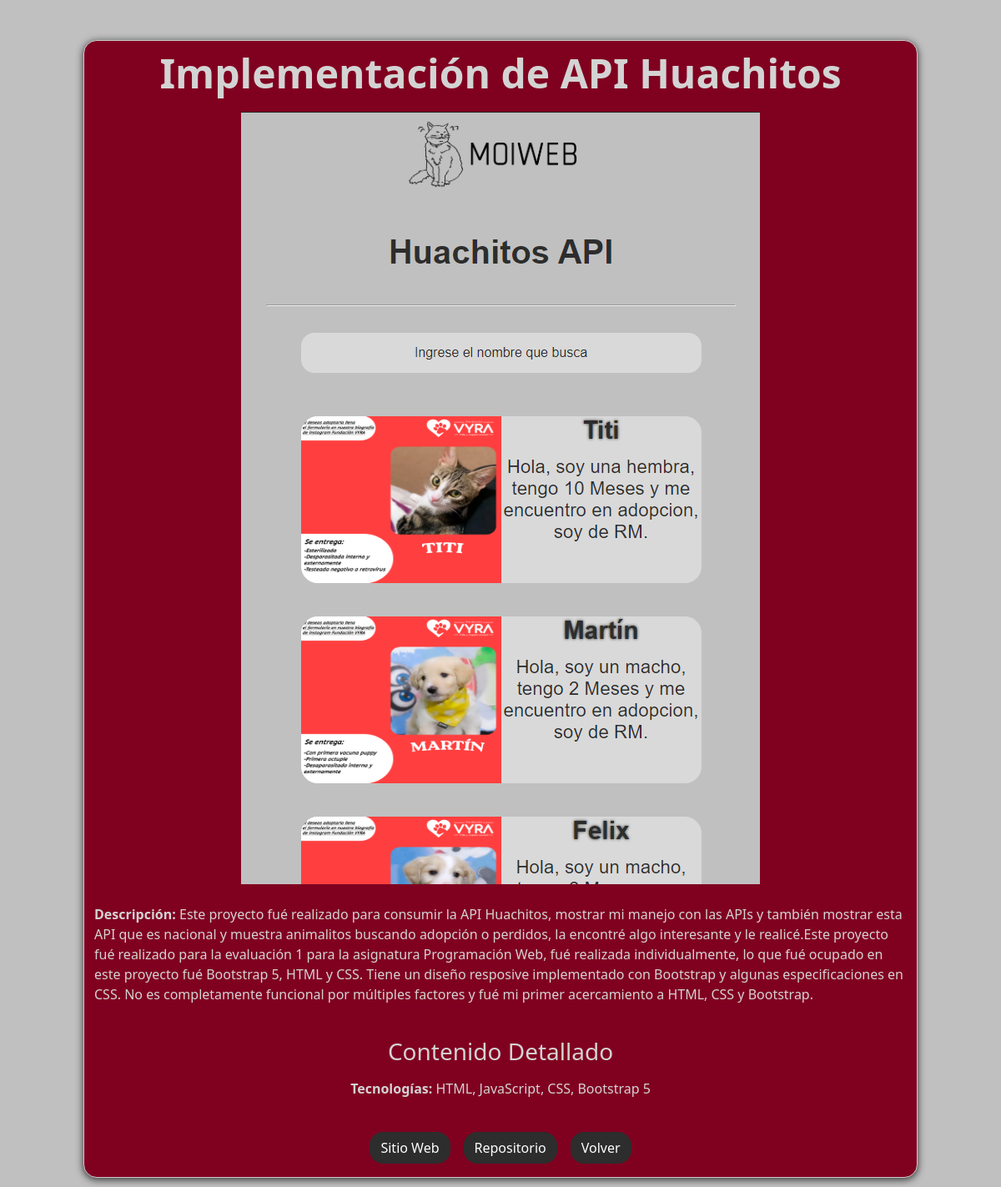
The app's page /proyecto/2/ with its own data.
### myportfolio/models.py (models this page shows, shortened)
class Proyecto(models.Model):
    titulo = models.CharField(max_length=200)
    imagen = models.ImageField(upload_to='proyectos/')
    descripcion = models.TextField()
    contenido = RichTextField()
    tecnologias = models.ManyToManyField(Tecnologia)
    link_sitio = models.URLField(max_length=200)
    link_repositorio = models.URLField(max_length=200)
    categoria = models.ForeignKey(Categoria, on_delete=models.CASCADE)

class Tecnologia(models.Model):
    nombre = models.CharField(max_length=50, unique=True)
    def __str__(self):
        return self.nombre

### myportfolio/views.py (the view)
# urls.py: path('proyecto/<int:pk>/', views.proyecto_detalle, name='proyecto_detalle'),
def proyecto_detalle(request, pk):
    proyecto = get_object_or_404(Proyecto, pk=pk)
    return render(request, 'proyecto_detalle.html', {'proyecto': proyecto})

### myportfolio/templates/proyecto_detalle.html (shortened to what this page needs)
{% extends 'base_generic.html' %} {% block content %}
<div class="container mt-5 detalles_proyecto">
  <h2 class="fw-bold titulo_proyecto">{{ proyecto.titulo }}</h2>
  <img
    src="{{ proyecto.imagen.url }}"
    alt="{{ proyecto.titulo }}"
    class="img-fluid"
  />
  <p class="py-4"><strong>Descripción:</strong> {{ proyecto.descripcion }}</p>
  <div>
    <h3>Contenido Detallado</h3>
  </div>
  <p class="py-2">
    <strong>Tecnologías:</strong> {{ proyecto.tecnologias.all|join:", " }}
  </p>
  <div class="row">
    <div class="col-12 d-flex justify-content-center">
      <a href="{{ proyecto.link_sitio }}" class="btn boton_detalles mx-2"
        >Sitio Web</a
      >
      <a href="{{ proyecto.link_repositorio }}" class="btn boton_detalles mx-2"
        >Repositorio</a
      >
      <a href="{% url 'home' %}" class="btn boton_detalles mx-2">Volver</a>
    </div>
  </div>
</div>
{% endblock %}

### myportfolio/templates/base_generic.html (shortened to what this page needs)
{% load bootstrap5 %} {% load static %}
<!DOCTYPE html>
<html lang="en">
  <head>
    {% bootstrap_css %}
    <link rel="stylesheet" href="{% static 'css/otherstyles.css' %}" />
  </head>
  <body>
    {% block content %} {% endblock %} {% bootstrap_javascript %}
  </body>
</html>

### myportfolio/static/css/otherstyles.css (style rules this page uses)
:root { --color1: #C0C0C0; --color1-M: #D3D3D3; --color2: #2D2D2D; --color3: #800020; --color4: #333333; }
body, html { background-color: var(--color1); margin: 0; display: flex; justify-content: center; align-items: center; }
.detalles_proyecto { display: flex; flex-direction: column; justify-content: center; align-items: center; width: 100%; max-width: 1000px; border: 0.1vw solid #ccc; border-radius: 1em; background-color: var(--color3); box-shadow: 0 2px 10px rgba(7, 6, 6, 0.8); color: var(--color1-M); margin-bottom: 2em; }
.titulo_proyecto { padding: .2em; font-size: 3em; }
.boton_detalles { border-radius: 1em; background-color: var(--color2); color: white; margin-top: 1em; transition: 0.7s ease; margin-bottom: 1em; }

### records on screen
Proyecto: titulo "Implementación de API Huachitos", imagen (picture), descripcion "Este proyecto fué realizado para consumir la API Huachitos, mostrar mi manejo con las APIs y también mostrar esta API que es nacional y muestra animalitos buscando adopción o perdidos, la encontré algo interesante y le realicé.Este proyecto fué realizado para la evaluación 1 para la asignatura Programación Web, fué realizada individualmente, lo que fué ocupado en este proyecto fué Bootstrap 5, HTML y CSS. Tiene un diseño resposive implementado con Bootstrap y algunas especificaciones en CSS. No es completamente funcional por múltiples factores y fué mi primer acercamiento a HTML, CSS y Bootstrap.", tecnologias.all "HTML, JavaScript, CSS, Bootstrap 5"
